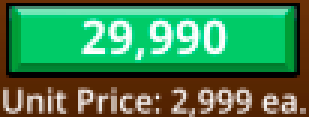
#> input picture Functionality/Layer_2.png, 103 x 39 px (shown 3 times larger)
$ python CR.py
#> lines starting #> are read from the running program, lines starting #| are printed output that depends on the picture; after the words box and inside, x2 and y2 are one past the last pixel; in counts of white or black regions, pixels touching at a corner belong together
from PIL import ImageGrab
import numpy as np
import pytesseract
import cv2

pytesseract.pytesseract.tesseract_cmd = r"C:\Program Files\Tesseract-OCR\tesseract.exe"


originalImage = cv2.imread('Layer_2.png') # D:\Work\Programming\pyth\MMOrpg_bot\Character Recognition\Layer_1.png
#> originalImage is the input picture: shape (39, 103, 3); mean B, G, R 80, 131.1, 67.1

h, w = originalImage.shape[:2]
#> h = 39; w = 103
originalImage = cv2.resize(originalImage, (w*5, h*5)) # (109,15)
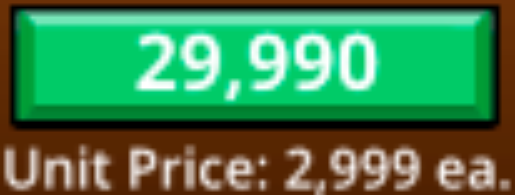
#> originalImage: shape (195, 515, 3); mean B, G, R 80, 131, 67.1

grayImage = cv2.cvtColor(originalImage, cv2.COLOR_BGR2GRAY)
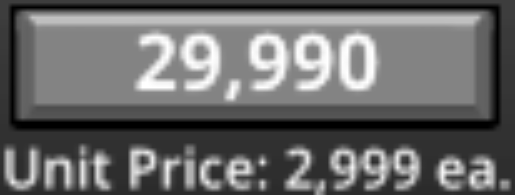
#> grayImage: shape (195, 515); min 0, max 255, mean 106.1
(thresh, blackAndWhiteImage) = cv2.threshold(grayImage, 127, 255, cv2.THRESH_BINARY)
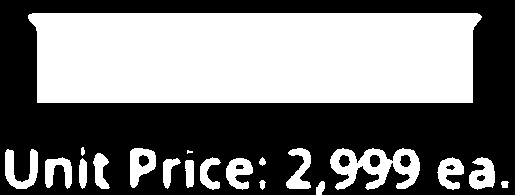
#> blackAndWhiteImage: shape (195, 515); 47% white; 20 white regions (1 under 20 px), largest, box (x1, y1, x2, y2) and area: (28, 13, 482, 103) 39424, (330, 148, 420, 190) 2048, (5, 149, 38, 189) 690

cv2.imshow('Black white image', blackAndWhiteImage)
# cv2.imshow('Original image',originalImage)
# cv2.imshow('Gray image', grayImage)

#> (the run stopped early here; a loop or call above may not have finished)

$ run again, with Functionality/Trove_2.png copied over Functionality/Layer_2.png
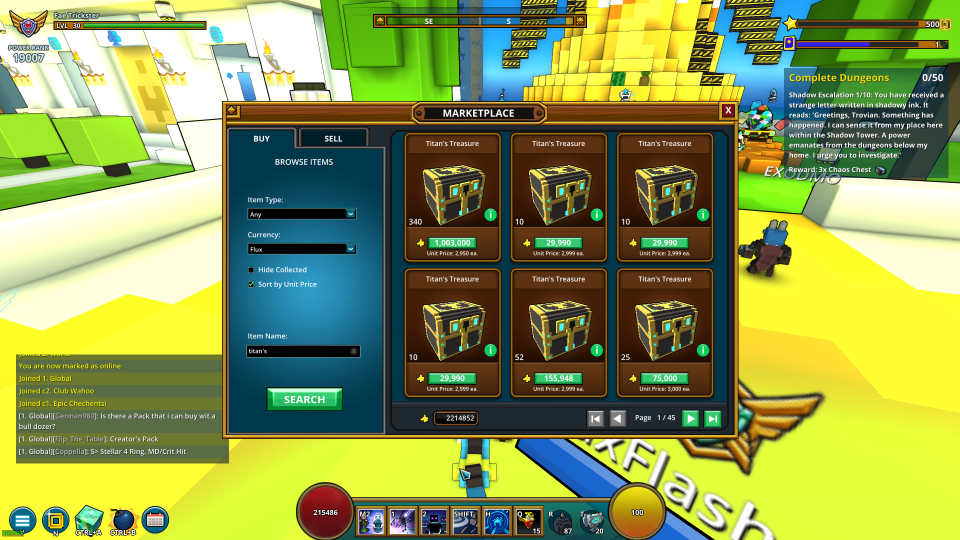
#> input picture Functionality/Trove_2.png, 1920 x 1080 px (shown at 1/2 size)
#> originalImage is the input picture: shape (1080, 1920, 3); mean B, G, R 82.4, 154.4, 139
#> `grayImage = cv2.cvtColor(originalImage, cv2.COLOR_BGR2GRAY)`:
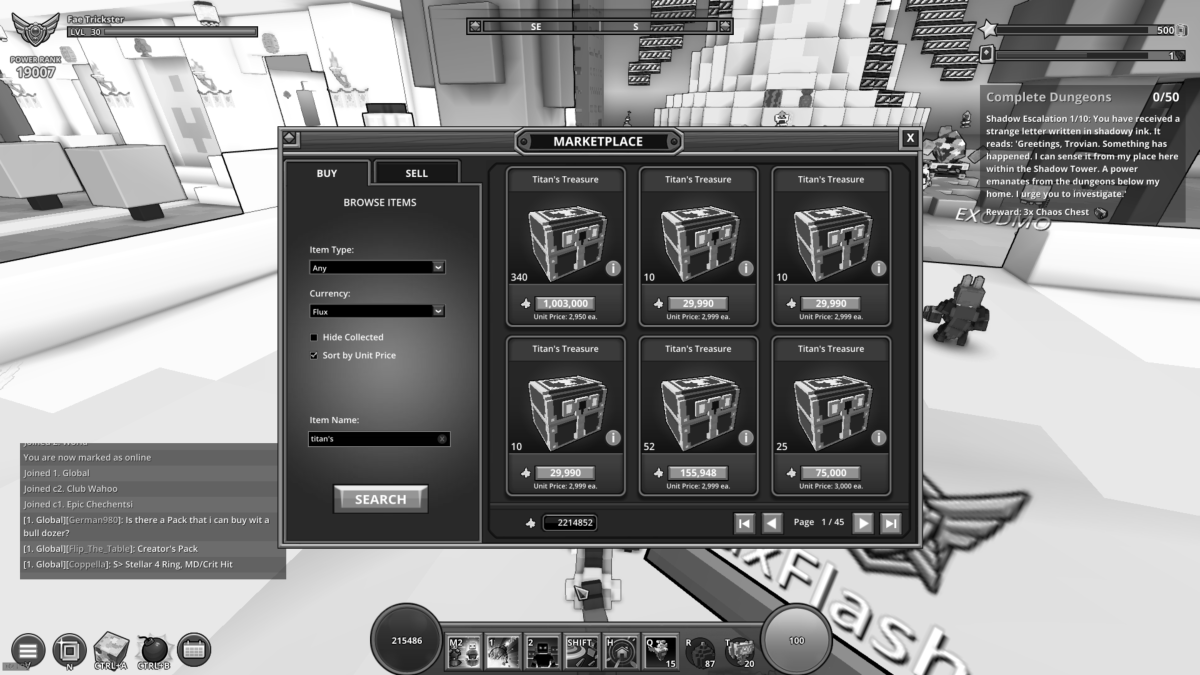
#> grayImage: shape (5400, 9600) (shown at 1/8 size); min 0, max 255, mean 141.5
#> `(thresh, blackAndWhiteImage) = cv2.threshold(grayImage, 127, 255, cv2...`:
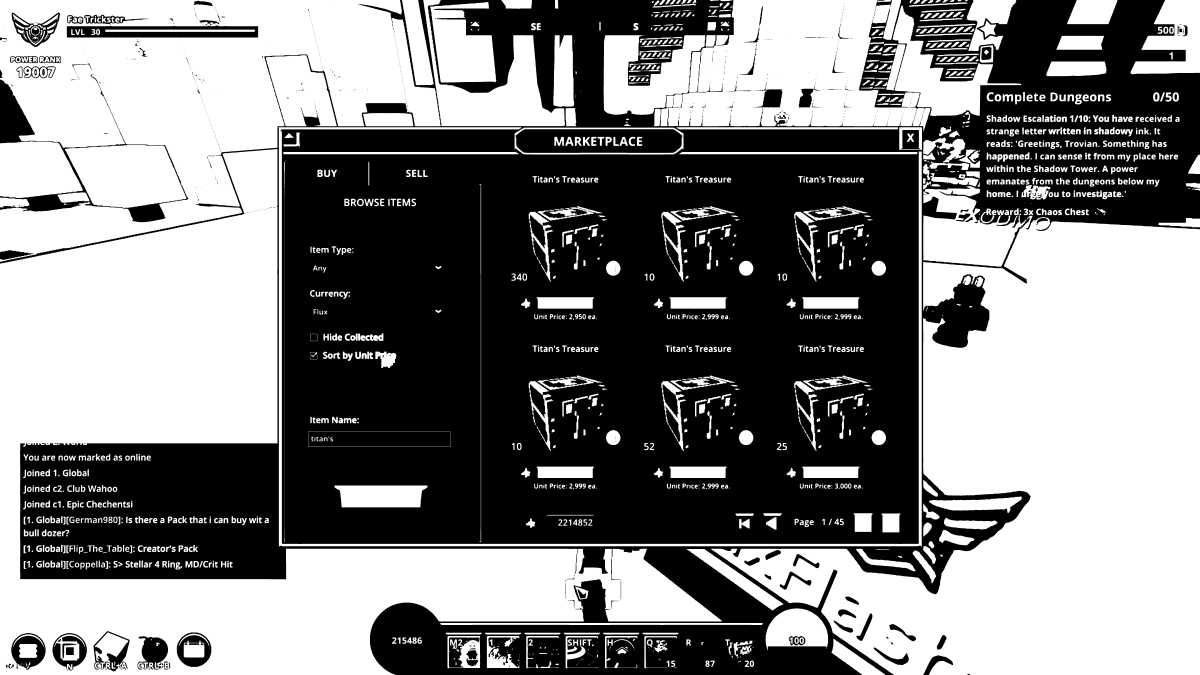
#> blackAndWhiteImage: shape (5400, 9600) (shown at 1/8 size); 51.6% white; 1035 black regions (338 under 20 px), largest, box (x1, y1, x2, y2) and area: (0, 0, 9600, 5400) 23876620, (4125, 1033, 5458, 1223) 218011, (0, 595, 1506, 1778) 188553
